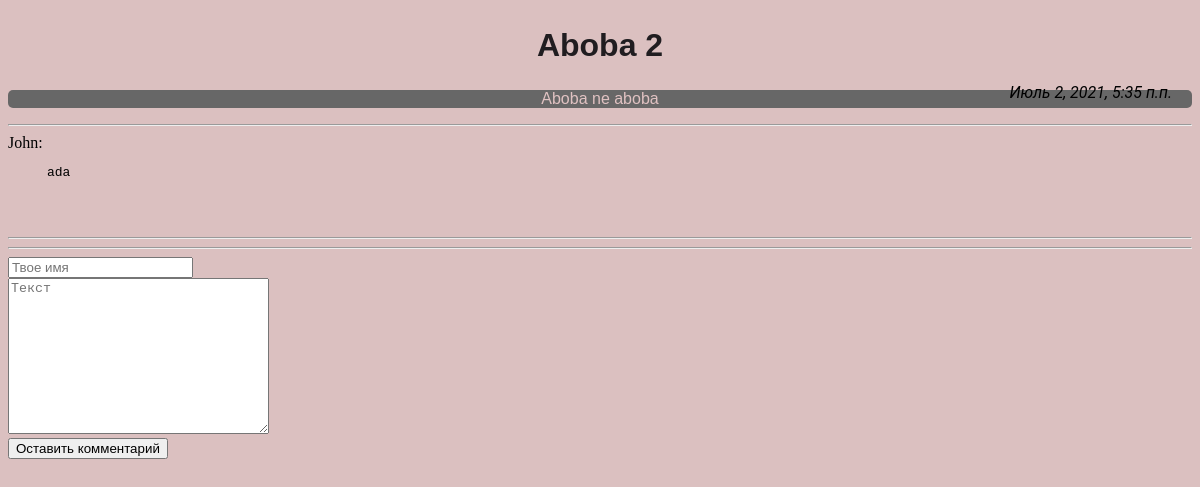
The app's page /articles/1/, older data.
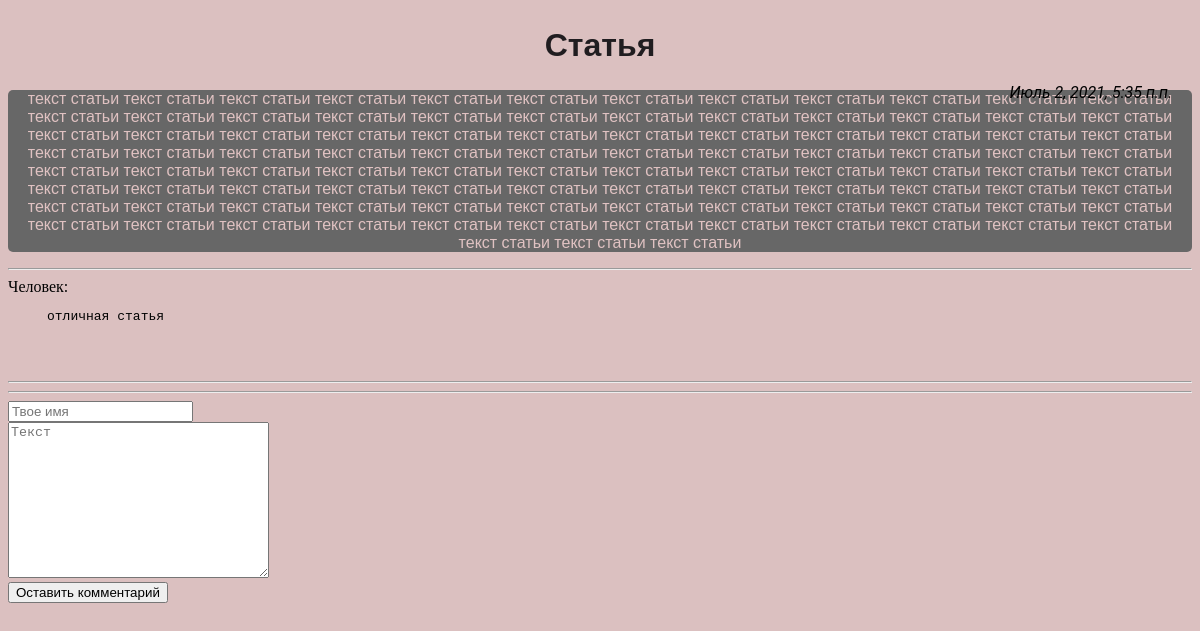
The same page, newer data.
### myfirst/apps/articles/models.py (models this page shows, shortened)
class Article(models.Model):
    article_title = models.CharField('название статьи', max_length=200)
    article_text = models.TextField('текст статьи')
    pub_date = models.DateTimeField('дата публикации')
    class Meta:
        verbose_name = 'Статья'
        verbose_name_plural = 'Статьи'

class Comment(models.Model):
    article = models.ForeignKey(Article, on_delete=models.CASCADE)
    author_name = models.CharField('имя автора', max_length=50)
    comment_text = models.CharField('текст комментария', max_length=200)
    class Meta:
        verbose_name = 'Комментарий'
        verbose_name_plural = 'Комментарии'

### myfirst/apps/articles/views.py (the view)
# urls.py: path('<int:article_id>/', views.detail, name='detail'),
def detail(request, article_id):
    try:
        a = Article.objects.get(id=article_id)
    except:
        raise Http404('Статья не найдена')
    latest_comments_list = a.comment_set.order_by('-id')[:10]
    return render(request, 'articles/detail.html', {'article': a, 'latest_comments_list': latest_comments_list})

### myfirst/templates/articles/detail.html (shortened to what this page needs)
{% extends 'base.html' %}
{% block content %}
    <div class="article_data">
        <h2 class="article_title">{{ article.article_title }}</h2>
        <p class="article_text">{{ article.article_text }}</p>
        <p class="article_pub_date">{{ article.pub_date }}</p>
    <hr>
    {% if latest_comments_list %}
        {% for comment in latest_comments_list %}
            <a>{{ comment.author_name }}:</a><br>
            <pre>     {{ comment.comment_text }}</pre><br><br>
        {% endfor %}
    {% else %}
        <p class="article_comment_not_found">Комментарии не найдены :/</p>
    {% endif %}
    <hr>
    <hr>
    <form action="{% url 'article:leave_comment' article.id %}" method="POST">
        <input type="text" required placeholder="Твое имя" name="name"><br>
        <textarea name="text" required="" placeholder="Текст" cols="30" rows="10"></textarea><br>
        <button type="submit">Оставить комментарий</button>
    </form>
    </div>
{% endblock %}

### myfirst/templates/base.html (shortened to what this page needs)
<!DOCTYPE html>
{% load static %}
<link rel="stylesheet" type="text/css" href="{% static 'articles/style.css' %}">
<html lang="ru">
<head>
</head>
<body>
    {% block content %}{% endblock %}
</body>
</html>

### myfirst/apps/articles/static/articles/style.css (style rules this page uses)
body { background: #dbc0c0; }
.article_title { font-size: xx-large; font-family: 'Ubuntu', 'Lucida Grande', 'Lucida Sans Unicode', 'Geneva', 'Verdana', sans-serif; text-align: center; color: #201d20; size: auto; }
.article_text { background: #676767; font-family: 'Ubuntu', 'Lucida Grande', 'Lucida Sans Unicode', 'Geneva', 'Verdana', sans-serif; color: #e0c2c2; border-radius: 5px; text-align: center; }
.article_data { position: relative; }
.article_pub_date { text-align: right; font-family: "Roboto", "Lucida Grande", "DejaVu Sans", "Bitstream Vera Sans", Verdana, Arial, sans-serif; font-style: italic; position: absolute; right: 20px; top: 40px; }

Row changes from the older to the newer data that the page shows:
removed Comment: author_name "John", comment_text "ada"
changed Article: article_title "Aboba 2" → "Статья"; article_text "Aboba ne aboba" → "текст статьи текст статьи текст статьи текст статьи текст статьи текст статьи текст статьи текст статьи текст статьи текст статьи текст статьи текст статьи текст статьи текст статьи текст статьи текст статьи текст статьи текст статьи текст статьи текст статьи текст статьи текст статьи текст статьи текст статьи текст статьи текст статьи текст статьи текст статьи текст статьи текст статьи текст статьи текст статьи текст статьи текст статьи текст статьи текст статьи текст статьи текст статьи текст статьи текст статьи текст статьи текст статьи текст статьи текст статьи текст статьи текст статьи текст статьи текст статьи текст статьи текст статьи текст статьи текст статьи текст статьи текст…"
added Comment: author_name "Человек", comment_text "отличная статья"
